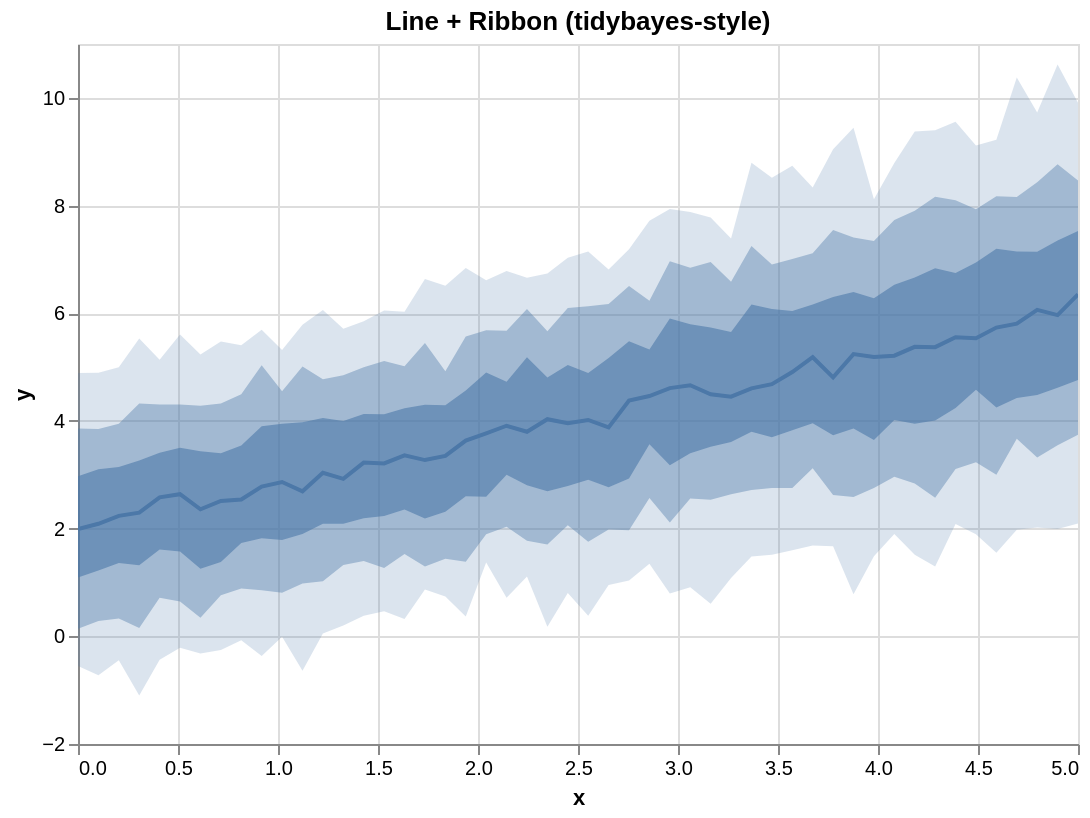

Write the Vega-Lite specification saved for this chart.
### Vega-Lite specification from a JSON file in a GitHub repository (floating-point values rounded to 4 significant figures)
{"$schema": "https://vega.github.io/schema/vega-lite/v5.json", "config": {"axis": {"labelLimit": 0}, "header": {"labelLimit": 0}, "legend": {"labelLimit": 0}}, "data": {"values": [{"__median__": 4.38, "hi_0_5_": 5.478, "hi_0_8_": 6.507, "hi_0_95_": 7.19, "lo_0_5_": 2.931, "lo_0_8_": 1.968, "lo_0_95_": 1.036, "x": 2.755}, {"__median__": 3.036, "hi_0_5_": 4.055, "hi_0_8_": 4.776, "hi_0_95_": 6.058, "lo_0_5_": 2.09, "lo_0_8_": 1.021, "lo_0_95_": 0.05256, "x": 1.224}, {"__median__": 4.451, "hi_0_5_": 5.653, "hi_0_8_": 6.585, "hi_0_95_": 7.39, "lo_0_5_": 3.608, "lo_0_8_": 2.638, "lo_0_95_": 1.084, "x": 3.265}, {"__median__": 4.809, "hi_0_5_": 6.299, "hi_0_8_": 7.547, "hi_0_95_": 9.046, "lo_0_5_": 3.736, "lo_0_8_": 2.622, "lo_0_95_": 1.674, "x": 3.776}, {"__median__": 5.537, "hi_0_5_": 6.942, "hi_0_8_": 7.929, "hi_0_95_": 9.116, "lo_0_5_": 4.577, "lo_0_8_": 3.232, "lo_0_95_": 1.897, "x": 4.49}, {"__median__": 2.09, "hi_0_5_": 3.101, "hi_0_8_": 3.851, "hi_0_95_": 4.895, "lo_0_5_": 1.224, "lo_0_8_": 0.286, "lo_0_95_": -0.7212, "x": 0.102}, {"__median__": 5.211, "hi_0_5_": 6.528, "hi_0_8_": 7.732, "hi_0_95_": 8.79, "lo_0_5_": 4.018, "lo_0_8_": 2.964, "lo_0_95_": 1.9, "x": 4.082}, {"__median__": 2.296, "hi_0_5_": 3.266, "hi_0_8_": 4.325, "hi_0_95_": 5.53, "lo_0_5_": 1.32, "lo_0_8_": 0.1554, "lo_0_95_": -1.099, "x": 0.3061}, {"__median__": 6.064, "hi_0_5_": 7.14, "hi_0_8_": 8.432, "hi_0_95_": 9.728, "lo_0_5_": 4.483, "lo_0_8_": 3.319, "lo_0_95_": 2.021, "x": 4.796}, {"__median__": 4.032, "hi_0_5_": 4.807, "hi_0_8_": 5.667, "hi_0_95_": 6.737, "lo_0_5_": 2.695, "lo_0_8_": 1.707, "lo_0_95_": 0.1782, "x": 2.347}, {"__median__": 2.236, "hi_0_5_": 3.143, "hi_0_8_": 3.946, "hi_0_95_": 4.995, "lo_0_5_": 1.362, "lo_0_8_": 0.3305, "lo_0_95_": -0.4426, "x": 0.2041}, {"__median__": 4.496, "hi_0_5_": 5.733, "hi_0_8_": 6.951, "hi_0_95_": 7.776, "lo_0_5_": 3.519, "lo_0_8_": 2.536, "lo_0_95_": 0.6027, "x": 3.163}, {"__median__": 5.376, "hi_0_5_": 6.663, "hi_0_8_": 7.905, "hi_0_95_": 9.377, "lo_0_5_": 3.948, "lo_0_8_": 2.836, "lo_0_95_": 1.515, "x": 4.184}, {"__median__": 3.799, "hi_0_5_": 5.182, "hi_0_8_": 6.078, "hi_0_95_": 6.659, "lo_0_5_": 2.806, "lo_0_8_": 1.774, "lo_0_95_": 1.11, "x": 2.245}, {"__median__": 4.018, "hi_0_5_": 4.888, "hi_0_8_": 6.13, "hi_0_95_": 7.147, "lo_0_5_": 2.905, "lo_0_8_": 1.758, "lo_0_95_": 0.3822, "x": 2.551}, {"__median__": 2.866, "hi_0_5_": 3.946, "hi_0_8_": 4.551, "hi_0_95_": 5.316, "lo_0_5_": 1.788, "lo_0_8_": 0.8088, "lo_0_95_": -0.00982, "x": 1.02}, {"__median__": 4.907, "hi_0_5_": 6.041, "hi_0_8_": 7.008, "hi_0_95_": 8.74, "lo_0_5_": 3.829, "lo_0_8_": 2.754, "lo_0_95_": 1.599, "x": 3.571}, {"__median__": 5.187, "hi_0_5_": 6.28, "hi_0_8_": 7.341, "hi_0_95_": 8.117, "lo_0_5_": 3.648, "lo_0_8_": 2.755, "lo_0_95_": 1.487, "x": 3.98}, {"__median__": 2.514, "hi_0_5_": 3.401, "hi_0_8_": 4.322, "hi_0_95_": 5.475, "lo_0_5_": 1.38, "lo_0_8_": 0.762, "lo_0_95_": -0.2563, "x": 0.7143}, {"__median__": 5.37, "hi_0_5_": 6.837, "hi_0_8_": 8.162, "hi_0_95_": 9.397, "lo_0_5_": 4.008, "lo_0_8_": 2.573, "lo_0_95_": 1.294, "x": 4.286}, {"__median__": 2.542, "hi_0_5_": 3.543, "hi_0_8_": 4.493, "hi_0_95_": 5.403, "lo_0_5_": 1.731, "lo_0_8_": 0.8877, "lo_0_95_": -0.07284, "x": 0.8163}, {"__median__": 3.88, "hi_0_5_": 5.17, "hi_0_8_": 6.174, "hi_0_95_": 6.812, "lo_0_5_": 2.769, "lo_0_8_": 1.986, "lo_0_95_": 0.9508, "x": 2.653}, {"__median__": 5.965, "hi_0_5_": 7.351, "hi_0_8_": 8.767, "hi_0_95_": 10.62, "lo_0_5_": 4.615, "lo_0_8_": 3.546, "lo_0_95_": 1.994, "x": 4.898}, {"__median__": 4.463, "hi_0_5_": 5.327, "hi_0_8_": 6.233, "hi_0_95_": 7.716, "lo_0_5_": 3.567, "lo_0_8_": 2.57, "lo_0_95_": 1.346, "x": 2.857}, {"__median__": 3.35, "hi_0_5_": 4.293, "hi_0_8_": 4.92, "hi_0_95_": 6.512, "lo_0_5_": 2.313, "lo_0_8_": 1.44, "lo_0_95_": 0.7384, "x": 1.837}, {"__median__": 5.183, "hi_0_5_": 6.162, "hi_0_8_": 7.114, "hi_0_95_": 8.337, "lo_0_5_": 3.958, "lo_0_8_": 3.122, "lo_0_95_": 1.689, "x": 3.673}, {"__median__": 3.91, "hi_0_5_": 4.729, "hi_0_8_": 5.673, "hi_0_95_": 6.784, "lo_0_5_": 3.002, "lo_0_8_": 2.033, "lo_0_95_": 0.718, "x": 2.143}, {"__median__": 5.805, "hi_0_5_": 7.146, "hi_0_8_": 8.156, "hi_0_95_": 10.38, "lo_0_5_": 4.424, "lo_0_8_": 3.669, "lo_0_95_": 1.977, "x": 4.694}, {"__median__": 2.924, "hi_0_5_": 3.999, "hi_0_8_": 4.849, "hi_0_95_": 5.711, "lo_0_5_": 2.091, "lo_0_8_": 1.322, "lo_0_95_": 0.2007, "x": 1.327}, {"__median__": 2.64, "hi_0_5_": 3.502, "hi_0_8_": 4.305, "hi_0_95_": 5.607, "lo_0_5_": 1.573, "lo_0_8_": 0.6448, "lo_0_95_": -0.2126, "x": 0.5102}, {"__median__": 3.956, "hi_0_5_": 5.039, "hi_0_8_": 6.095, "hi_0_95_": 7.03, "lo_0_5_": 2.79, "lo_0_8_": 2.061, "lo_0_95_": 0.8065, "x": 2.449}, {"__median__": 4.662, "hi_0_5_": 5.794, "hi_0_8_": 6.844, "hi_0_95_": 7.878, "lo_0_5_": 3.398, "lo_0_8_": 2.558, "lo_0_95_": 0.9126, "x": 3.061}, {"__median__": 6.351, "hi_0_5_": 7.527, "hi_0_8_": 8.464, "hi_0_95_": 9.909, "lo_0_5_": 4.759, "lo_0_8_": 3.743, "lo_0_95_": 2.094, "x": 5.0}, {"__median__": 5.734, "hi_0_5_": 7.196, "hi_0_8_": 8.173, "hi_0_95_": 9.224, "lo_0_5_": 4.25, "lo_0_8_": 3.002, "lo_0_95_": 1.55, "x": 4.592}, {"__median__": 2.358, "hi_0_5_": 3.435, "hi_0_8_": 4.283, "hi_0_95_": 5.233, "lo_0_5_": 1.253, "lo_0_8_": 0.3426, "lo_0_95_": -0.3211, "x": 0.6122}, {"__median__": 3.635, "hi_0_5_": 4.563, "hi_0_8_": 5.567, "hi_0_95_": 6.841, "lo_0_5_": 2.602, "lo_0_8_": 1.386, "lo_0_95_": 0.3686, "x": 1.939}, {"__median__": 3.211, "hi_0_5_": 4.123, "hi_0_8_": 5.113, "hi_0_95_": 6.05, "lo_0_5_": 2.233, "lo_0_8_": 1.267, "lo_0_95_": 0.4669, "x": 1.531}, {"__median__": 5.242, "hi_0_5_": 6.396, "hi_0_8_": 7.406, "hi_0_95_": 9.444, "lo_0_5_": 3.857, "lo_0_8_": 2.588, "lo_0_95_": 0.7828, "x": 3.878}, {"__median__": 3.769, "hi_0_5_": 4.898, "hi_0_8_": 5.686, "hi_0_95_": 6.611, "lo_0_5_": 2.593, "lo_0_8_": 1.896, "lo_0_95_": 1.369, "x": 2.041}, {"__median__": 3.227, "hi_0_5_": 4.13, "hi_0_8_": 4.995, "hi_0_95_": 5.851, "lo_0_5_": 2.19, "lo_0_8_": 1.399, "lo_0_95_": 0.3838, "x": 1.429}, {"__median__": 2.582, "hi_0_5_": 3.407, "hi_0_8_": 4.306, "hi_0_95_": 5.136, "lo_0_5_": 1.611, "lo_0_8_": 0.7138, "lo_0_95_": -0.435, "x": 0.4082}, {"__median__": 4.604, "hi_0_5_": 6.162, "hi_0_8_": 7.247, "hi_0_95_": 8.793, "lo_0_5_": 3.799, "lo_0_8_": 2.718, "lo_0_95_": 1.483, "x": 3.367}, {"__median__": 1.992, "hi_0_5_": 2.972, "hi_0_8_": 3.857, "hi_0_95_": 4.891, "lo_0_5_": 1.09, "lo_0_8_": 0.1382, "lo_0_95_": -0.5503, "x": 0.0}, {"__median__": 5.554, "hi_0_5_": 6.749, "hi_0_8_": 8.1, "hi_0_95_": 9.555, "lo_0_5_": 4.241, "lo_0_8_": 3.107, "lo_0_95_": 2.088, "x": 4.388}, {"__median__": 2.78, "hi_0_5_": 3.899, "hi_0_8_": 5.035, "hi_0_95_": 5.692, "lo_0_5_": 1.819, "lo_0_8_": 0.8558, "lo_0_95_": -0.366, "x": 0.9184}, {"__median__": 3.273, "hi_0_5_": 4.301, "hi_0_8_": 5.449, "hi_0_95_": 6.635, "lo_0_5_": 2.186, "lo_0_8_": 1.296, "lo_0_95_": 0.871, "x": 1.735}, {"__median__": 4.609, "hi_0_5_": 5.903, "hi_0_8_": 6.964, "hi_0_95_": 7.935, "lo_0_5_": 3.175, "lo_0_8_": 2.114, "lo_0_95_": 0.7965, "x": 2.959}, {"__median__": 3.362, "hi_0_5_": 4.233, "hi_0_8_": 5.016, "hi_0_95_": 6.029, "lo_0_5_": 2.354, "lo_0_8_": 1.529, "lo_0_95_": 0.3195, "x": 1.633}, {"__median__": 4.683, "hi_0_5_": 6.08, "hi_0_8_": 6.906, "hi_0_95_": 8.516, "lo_0_5_": 3.698, "lo_0_8_": 2.756, "lo_0_95_": 1.514, "x": 3.469}, {"__median__": 2.693, "hi_0_5_": 3.974, "hi_0_8_": 5.01, "hi_0_95_": 5.788, "lo_0_5_": 1.901, "lo_0_8_": 0.9802, "lo_0_95_": -0.6383, "x": 1.122}]}, "height": 350, "layer": [{"_lr_layer": true, "encoding": {"tooltip": [{"field": "x", "title": "x", "type": "quantitative"}, {"field": "__median__", "title": "median", "type": "quantitative"}, {"field": "lo_0_95_", "title": "95% lo", "type": "quantitative"}, {"field": "hi_0_95_", "title": "95% hi", "type": "quantitative"}], "x": {"field": "x", "scale": {"zero": false}, "type": "quantitative"}, "y": {"field": "lo_0_95_", "scale": {"zero": false}, "title": "y", "type": "quantitative"}, "y2": {"field": "hi_0_95_"}}, "mark": {"line": false, "opacity": 0.2, "type": "area"}, "params": [{"bind": "scales", "name": "grid", "select": {"encodings": ["x", "y"], "type": "interval"}}]}, {"_lr_layer": true, "encoding": {"tooltip": [{"field": "x", "title": "x", "type": "quantitative"}, {"field": "__median__", "title": "median", "type": "quantitative"}, {"field": "lo_0_95_", "title": "95% lo", "type": "quantitative"}, {"field": "hi_0_95_", "title": "95% hi", "type": "quantitative"}], "x": {"field": "x", "scale": {"zero": false}, "type": "quantitative"}, "y": {"field": "lo_0_8_", "scale": {"zero": false}, "title": "y", "type": "quantitative"}, "y2": {"field": "hi_0_8_"}}, "mark": {"line": false, "opacity": 0.4, "type": "area"}}, {"_lr_layer": true, "encoding": {"tooltip": [{"field": "x", "title": "x", "type": "quantitative"}, {"field": "__median__", "title": "median", "type": "quantitative"}, {"field": "lo_0_95_", "title": "95% lo", "type": "quantitative"}, {"field": "hi_0_95_", "title": "95% hi", "type": "quantitative"}], "x": {"field": "x", "scale": {"zero": false}, "type": "quantitative"}, "y": {"field": "lo_0_5_", "scale": {"zero": false}, "title": "y", "type": "quantitative"}, "y2": {"field": "hi_0_5_"}}, "mark": {"line": false, "opacity": 0.6, "type": "area"}}, {"_lr_layer": true, "encoding": {"tooltip": [{"field": "x", "title": "x", "type": "quantitative"}, {"field": "__median__", "title": "median", "type": "quantitative"}, {"field": "lo_0_95_", "title": "95% lo", "type": "quantitative"}, {"field": "hi_0_95_", "title": "95% hi", "type": "quantitative"}], "x": {"field": "x", "scale": {"zero": false}, "type": "quantitative"}, "y": {"field": "__median__", "scale": {"zero": false}, "title": "y", "type": "quantitative"}}, "mark": {"strokeWidth": 2, "type": "line"}}], "title": "Line + Ribbon (tidybayes-style)", "width": 500}
